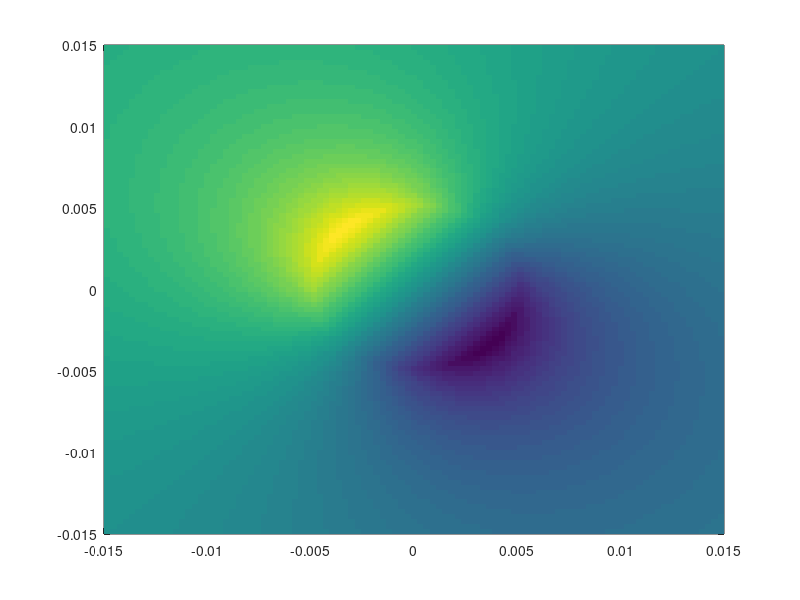
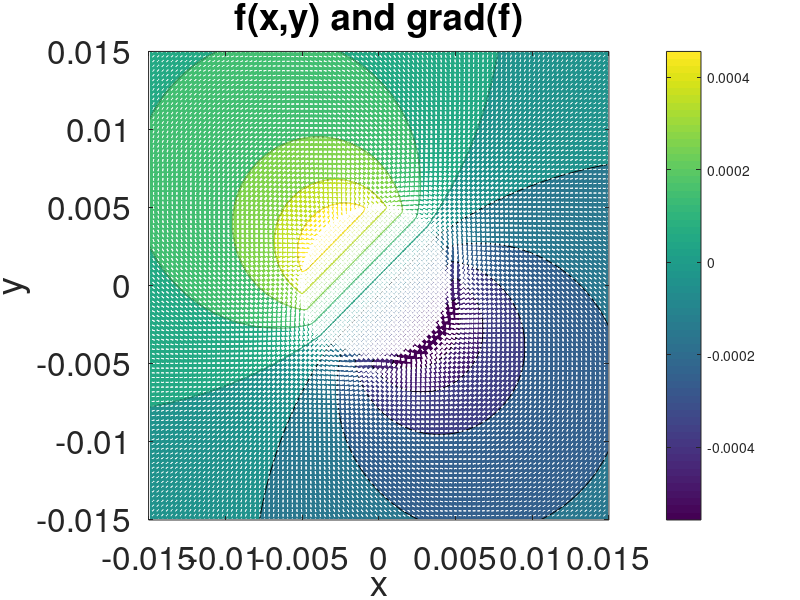

Write MATLAB code to recreate these figures, in order.
%% Multidimensional function and partial derivatives:  grad and div (laplacian and curl also useful)
lx=100;
ly=100;

%constants
I=10;
a=0.005;
m0=(4*pi)*10.^(-7);

% x=linspace(-5,5,lx);
% y=linspace(-5,5,ly);
x = linspace(-3*a,3*a,lx);
y = linspace(-3*a,3*a,ly);

[X,Y]=meshgrid(x,y);
%f=exp(-(X.^2)/2/2).*exp(-Y.^2/2/1);

f = zeros(100,100);
for i=1:100
    for j=1:100
        if (sqrt(x(i).^2 +y(j).^2) < a)
            f(i,j) = ((m0.*I)/(2.*pi.*a.^2).*sqrt(x(i).^2+y(j).^2)).*(-y(j)/sqrt(x(i).^2+y(j).^2)+(x(i)./sqrt(x(i).^2+y(j).^2)));
        else
            f(i,j) = ((m0.*I)/(2.*pi.*sqrt(x(i).^2+y(j).^2))).*(-y(j)/sqrt(x(i).^2+y(j).^2)+(x(i)./sqrt(x(i).^2+y(j).^2)));
        end %if 
    end %for
end %for

%% plotter
figure(1);
pcolor(x,y,f);
shading flat;

figure(2);
contourf(x,y,f);
xlabel('x');
ylabel('y');
title('f(x,y) and grad(f)');
colorbar;

%gradient of scalar function
dx=x(2)-x(1);
dy=y(2)-y(1);

%% Gradient
gradx=zeros(size(f));
grady=zeros(size(f));

%x component of gradient
gradx(:,1)=(f(:,2)-f(:,1))/dx;
for ix=2:lx-1
    gradx(:,ix)=(f(:,ix+1)-f(:,ix-1))/2/dx;    %\partial/\partial x
end %for
gradx(:,lx)=(f(:,lx)-f(:,lx-1))/dx;

%y component of gradient
grady(1,:)=(f(2,:)-f(1,:))/dy;
for iy=2:ly-1
    grady(iy,:)=(f(iy+1,:)-f(iy-1,:))/2/dy;    %\partial/\partial y
end %for
grady(ly,:)=(f(ly,:)-f(ly-1,:))/dy;

%add quiver on top of color plot
hold on;
quiver(X,Y,gradx,grady,'Color','white','LineWidth',2);
set(gca,'FontSize',24);

%% Curl 
curlx=zeros(size(f));
curly=zeros(size(f));

%x component of curl
curlx(:,1)=(f(:,2)-f(:,1))/dx;
for ix=2:lx-1
    curlx(:,ix)=(f(:,ix+1)-f(:,ix-1))/2/dx;    %\partial/\partial x
end %for
curlx(:,lx)=(f(:,lx)-f(:,lx-1))/dx;

%y component of curl 
curly(1,:)=(f(2,:)-f(1,:))/dy;
for iy=2:ly-1
    curly(iy,:)=(f(iy+1,:)-f(iy-1,:))/2/dy;    %\partial/\partial y
end %for
curly(ly,:)=(f(ly,:)-f(ly-1,:))/dy;


%add quiver for curl on top of color plot

contour3(x,y,f);
xlabel('x');
ylabel('y');

title('f(x,y) and grad(f)');
colorbar;
quiver(X,Y,curlx,curly,'Color','white','LineWidth',2);
set(gca,'FontSize',24);
hold off;

%% Take the Laplacian by taking divergence of the previously computed gradient
% f=gradx;
% g=grady;
% 
% %x-derivative part of the divergence
% divx=zeros(size(f));
% divx(:,1)=(f(:,2)-f(:,1))/dx;
% for ix=2:lx-1
%     divx(:,ix)=(f(:,ix+1)-f(:,ix-1))/2/dx;
% end %for
% divx(:,lx)=(f(:,lx)-f(:,lx-1))/dx;
% 
% %y-derivative part of the divergence
% divy=zeros(size(y));
% divy(1,:)=(g(2,:)-g(1,:))/dy;
% for iy=2:ly-1
%     divy(iy,:)=(g(iy+1,:)-g(iy-1,:))/2/dy;
% end %for
% divy(ly,:)=(g(ly,:)-g(ly-1,:))/dy;
% 
% 
% %z-derivative part of the divergence 
% % divz=zeros(size(z));
% % divz(1,:)=(g(2,:)-g(1,:))/dz;
% % for iz=2:lz-1
% %     divz(iz,:)=(g(iz+1,:)-g(iz-1,:))/2/dz;
% % end %for
% % divz(ly,:)=(g(lz,:)-g(lz-1,:))/dz;
% 
% div=divx+divy;    %this is really laplacian b/c input is gradient
% 
% figure(4);
% surface(x,y,div);
% set(gca,'FontSize',24);
% xlabel('x');
% ylabel('y');
% zlabel('z');
% title('laplacian(f)');
% colorbar;